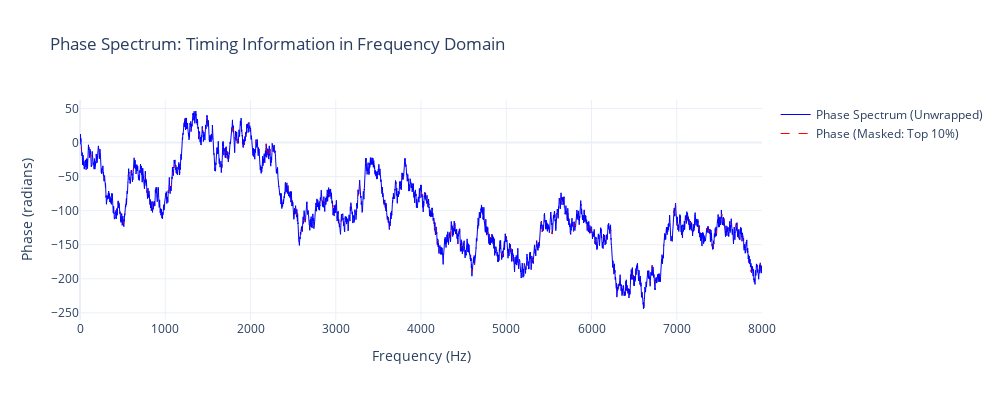

The notebook cell saved with this chart:
### Markdown cell above
============================================================================
SECTION 1: PHASE SPECTRUM ANALYSIS
============================================================================
Why: Phase contains timing information about frequency components.
     While magnitude tells us "what" frequencies exist, phase tells us "when"
     they occur relative to each other.
What we'll see: Phase values in radians, showing timing relationships between
                frequency components.
Key insight: Only bins near 150 Hz and 3000 Hz have strong magnitude.
             Everywhere else, magnitude is dominated by noise.
             For noise-dominated bins, phase becomes uniformly random in [-π, π].



### Compute Phase Spectrum
How: FFT decomposes signal into frequency components, each with magnitude and phase
Math: X[k] = |X[k]| * e^(j*φ[k]) where φ[k] is the phase

Phase wrapping:
  - np.angle() gives phase in [-π, π] (wrapped)
  - If phase jumps by more than π, assume it's a wrap and add/subtract 2π
  - Formula: φ_unwrap(k) = φ(k) + 2π*n_k
  - Use np.unwrap() to study delay or system behavior

Optional masking:
  - Mask phase values where magnitude is below threshold
  - Focus on strong frequency components (e.g., top 10% by magnitude)

============================================================================

### Code cell
freqs, phase, magnitude = compute_phase_spectrum(
    noisy_audio, 
    sample_rate, 
    unwrap=True,  # Unwrap phase to remove 2π discontinuities
    mask_threshold=None  # Set to np.percentile(magnitude, 90) to mask weak components
)

# Optional: Compute masked phase for comparison
threshold = np.percentile(magnitude, 90)  # Keep strongest 10%
_, phase_masked, _ = compute_phase_spectrum(
    noisy_audio, 
    sample_rate, 
    unwrap=True,
    mask_threshold=threshold
)

# --- Interactive Visualization ---
fig = go.Figure()

# Full phase spectrum (all frequencies)
fig.add_trace(go.Scatter(
    x=freqs, 
    y=phase, 
    mode="lines", 
    name="Phase Spectrum (Unwrapped)",
    line=dict(color='blue', width=1)
))

# Optional: Add masked version to compare
fig.add_trace(go.Scatter(
    x=freqs, 
    y=phase_masked, 
    mode="lines", 
    name="Phase (Masked: Top 10%)",
    line=dict(color='red', width=1, dash='dash')
))

fig.update_layout(
    title="Phase Spectrum: Timing Information in Frequency Domain",
    xaxis_title="Frequency (Hz)",
    yaxis_title="Phase (radians)",
    template="plotly_white",
    width=1000,
    height=400,
    hovermode='x unified'
)

fig.show()

print(f"Phase Spectrum computed:")
print(f"  → {len(freqs)} frequency bins from 0 Hz to {sample_rate/2:.0f} Hz")
print(f"  → Phase range: [{np.nanmin(phase):.2f}, {np.nanmax(phase):.2f}] radians")
print(f"  → Strong components at 150 Hz and 3000 Hz have stable phase")
print(f"  → Noise-dominated bins show random phase in [-π, π]")

### Figure 1 — Plotly figure (JSON) as saved in the notebook; plotly's stock layout.template omitted (floating-point values rounded to 4 significant figures; data arrays with more than 128 entries replaced by an {"elided": "..."} marker saying what was removed)
{"data": [{"line": {"color": "blue", "width": 1}, "mode": "lines", "name": "Phase Spectrum (Unwrapped)", "type": "scatter", "x": {"elided": "24001 float values"}, "y": {"elided": "24001 float values"}}, {"line": {"color": "red", "dash": "dash", "width": 1}, "mode": "lines", "name": "Phase (Masked: Top 10%)", "type": "scatter", "x": {"elided": "24001 float values"}, "y": {"elided": "24001 float values"}}], "layout": {"height": 400, "hovermode": "x unified", "title": {"text": "Phase Spectrum: Timing Information in Frequency Domain"}, "width": 1000, "xaxis": {"title": {"text": "Frequency (Hz)"}}, "yaxis": {"title": {"text": "Phase (radians)"}}}}
